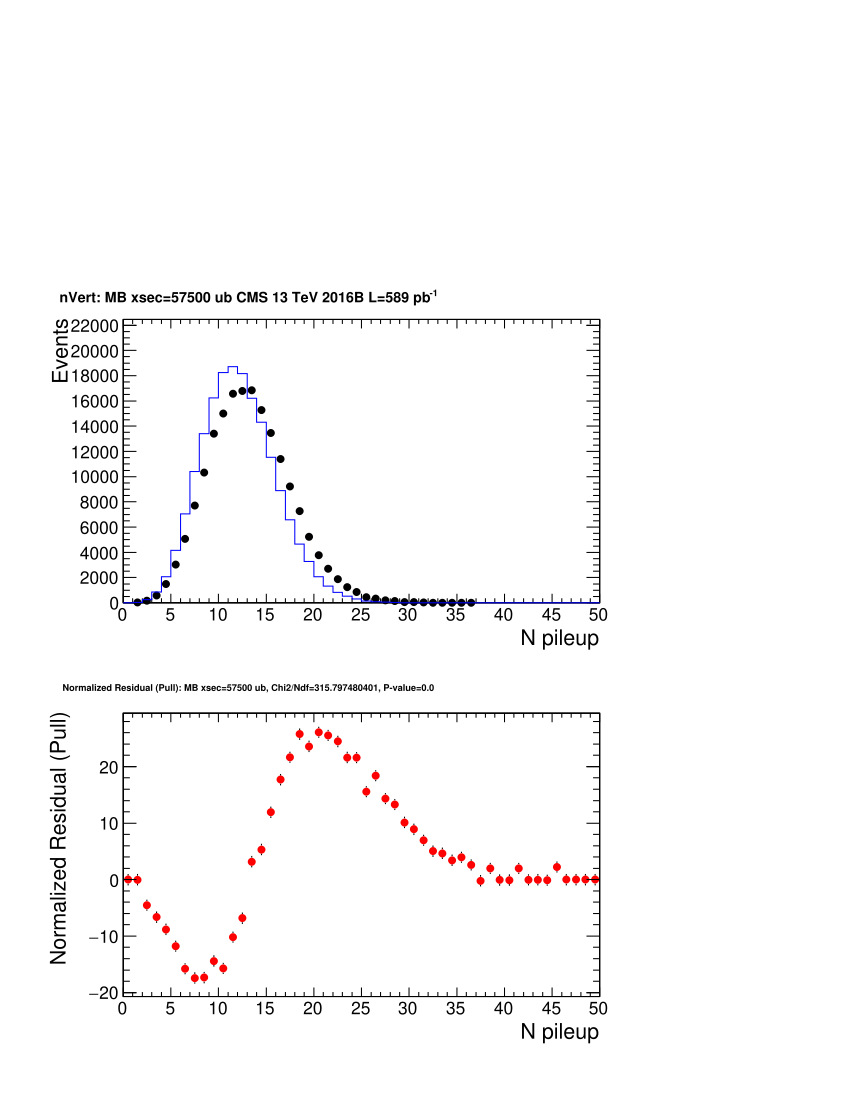

Source code (Python):
#!/usr/bin/env python

from ROOT import *
from array import array

#pu_list=[500,530,570,600,630,670,675,680,685,691,698]
#pu_list=[620, 625, 630, 635, 640, 645, 650, 655, 660, 665, 670, 675, 680, 685, 691, 698]
#pu_list=[660, 665, 670, 675, 680, 685, 690, 695, 700, 705, 710, 713, 715, 720, 725, 730, 735, 740, 745, 750, 755, 760, 765]
pu_list=[575, 580, 585, 590, 595, 600, 605, 610, 615, 620, 625, 630, 635, 640, 645, 650, 655, 660, 665, 670, 675, 680, 685, 690, 695, 700, 705, 710, 713, 715, 720, 725, 730, 735, 740, 745, 750, 755, 760, 765]

gROOT.ProcessLine('.x tdrstyle.C')

inputdir='/data/XZZ/80X_Ntuple/80X_20160618_Skim'

cuts_loose_z='(((abs(llnunu_l1_l1_pdgId)==13&&llnunu_l1_l1_pt>50&&abs(llnunu_l1_l1_eta)<2.1&&llnunu_l1_l2_pt>20&&abs(llnunu_l1_l2_eta)<2.4)||(abs(llnunu_l1_l1_pdgId)==11&&llnunu_l1_l1_pt>115&&abs(llnunu_l1_l1_eta)<2.5&&llnunu_l1_l2_pt>35&&abs(llnunu_l1_l2_eta)<2.5))&&(llnunu_l1_mass>70&&llnunu_l1_mass<110))'

cuts=cuts_loose_z

dtfileName='SingleEMU_Run2016B_PromptReco_v1v2.root'
mcfileName='DYJetsToLL_M50_PUScan.root'

dtfile = TFile(inputdir+'/'+dtfileName)
mcfile = TFile(inputdir+'/'+mcfileName)
dttree=dtfile.Get('tree')
mctree=mcfile.Get('tree')


outtag='scan_pu_nohlt'

fout = TFile(outtag+'.root','recreate')

plots = TCanvas('plots','plots',600,800)
plots.SetLeftMargin(0.15)
plots.SetBottomMargin(0.15)

plots.Print(outtag+'.ps[')


ress = array('d', 50*[0.0])

hs_dt = []
hs_mc = []
hs_res = []
lg_dtmc = []
chi2ndf_pu = []
pvalue_pu = []


for pu in pu_list:
    hdt = TH1D("hdt","hdt_"+str(pu),50,0,50)    
    hmc = TH1D("hmc","hmc_"+str(pu),50,0,50)    
    hdt.SetName('hdt_'+str(pu))
    hmc.SetName('hmc_'+str(pu))
    hdt.SetTitle('nVert: MB xsec='+str(pu*100)+' ub'+' CMS 13 TeV 2016B L=2.6 fb^{-1}')
    hdt.Sumw2()
    hmc.Sumw2()
    #dttree.Draw('nVert>>hdt_'+str(pu), '('+cuts+')', 'e')
    dttree.Draw('nVert>>hdt_'+str(pu), '('+cuts+'&&((HLT_MU&&!HLT_ELE)||(HLT_ELE)))', 'e')
    #mctree.Draw('nVert>>hmc_'+str(pu), '(('+cuts+')*(genWeight*ZPtWeight*puWeight'+str(pu)+'))', 'e')
    mctree.Draw('nVert>>hmc_'+str(pu), '(('+cuts+')*(genWeight*puWeight'+str(pu)+'))', 'e')
    hmc.Scale(hdt.Integral()/hmc.Integral())
    hdt.GetXaxis().SetTitle('N pileup')
    hmc.GetXaxis().SetTitle('N pileup')
    hdt.GetYaxis().SetTitle('Events')
    hmc.GetYaxis().SetTitle('Events')
    hdt.SetMarkerStyle(20)
    hmc.SetLineColor(4)
    hmc.SetMarkerColor(4)
    ymax = max(hdt.GetMaximum(),hmc.GetMaximum())*1.2
    hdt.GetYaxis().SetRangeUser(0,ymax)
    hmc.GetYaxis().SetRangeUser(0,ymax)

    pv = hdt.Chi2Test(hmc, "UW P", ress)
    #print 'p-value pu '+str(pu)+' : '+str(pv)
    pvalue_pu.append(pv)
    chi2ndf = hdt.Chi2Test(hmc, "UW P CHI2/NDF", ress)
    chi2ndf_pu.append(chi2ndf)
    hres = TH1D("hres_"+str(pu),"hres_"+str(pu), 50,0, 50)
    hres.Sumw2()
    for ib in range(hres.GetNbinsX()):
        hres.SetBinContent(ib+1, ress[ib])
        hres.SetBinError(ib+1, 1.0)
    hres.SetMarkerStyle(20)  
    hres.SetMarkerColor(2)
    hres.GetXaxis().SetTitle('N pileup')
    hres.GetYaxis().SetTitle('Normalized Residual (Pull)')
    hres.SetTitle('Normalized Residual (Pull): MB xsec='+str(pu*100)+' ub, Chi2/Ndf='+str(chi2ndf)+', P-value='+str(pv))

    plots.Clear()
    plots.Divide(1,2)
    pad1=plots.cd(1)
    pad1.SetTopMargin(0.10)
    pad1.SetBottomMargin(0.15)
    pad1.SetLeftMargin(0.15)
    hdt.Draw()
    hmc.Draw('hist same')
    pad2=plots.cd(2)
    pad2.SetTopMargin(0.10)
    pad2.SetBottomMargin(0.15)
    pad2.SetLeftMargin(0.15)
    hres.Draw()
    plots.Print(outtag+'.ps')
    plots.Clear()

    hs_dt.append(hdt)
    hs_mc.append(hmc)
    hs_res.append(hres)
  
    fout.cd()
    hdt.Write()
    hmc.Write()
    hres.Write() 
    plots.Write('plots_'+str(pu))


gr_pvalue_pu = TGraph()
for i in range(len(pu_list)):
  gr_pvalue_pu.SetPoint(i,pu_list[i]*0.1,pvalue_pu[i])
gr_pvalue_pu.SetName('gr_pvalue_pu')
gr_pvalue_pu.SetTitle('Pileup Data/MC matching p-value vs. MB xsec')
gr_pvalue_pu.SetMarkerStyle(20)
gr_pvalue_pu.GetXaxis().SetTitle('MB xsec (mb)')
gr_pvalue_pu.GetYaxis().SetTitle('p-value')
gr_pvalue_pu.GetXaxis().SetRangeUser(min(pu_list)*0.1*0.9,max(pu_list)*0.1*1.1)
gr_pvalue_pu.GetYaxis().SetRangeUser(min(pvalue_pu)*0.9,max(pvalue_pu)*1.1)
gr_pvalue_pu.Sort()


gr_chi2ndf_pu = TGraph()
for i in range(len(pu_list)):
  gr_chi2ndf_pu.SetPoint(i,pu_list[i]*0.1,chi2ndf_pu[i])
gr_chi2ndf_pu.SetName('gr_chi2ndf_pu')
gr_chi2ndf_pu.SetTitle('Pileup Data/MC matching Chi2/Ndf vs. MB xsec')
gr_chi2ndf_pu.SetMarkerStyle(20)
gr_chi2ndf_pu.GetXaxis().SetTitle('MB xsec (mb)')
gr_chi2ndf_pu.GetYaxis().SetTitle('Chi2/Ndf')
gr_chi2ndf_pu.GetXaxis().SetRangeUser(min(pu_list)*0.1*0.9,max(pu_list)*0.1*1.1)
gr_chi2ndf_pu.GetYaxis().SetRangeUser(min(chi2ndf_pu)*0.9,max(chi2ndf_pu)*1.1)
gr_chi2ndf_pu.Sort()

fc_chi2ndf_pu = TF1("fc_chi2ndf_pu", "pol2", min(pu_list)*0.1*0.9, max(pu_list)*0.1*1.1)
gr_chi2ndf_pu.Fit(fc_chi2ndf_pu)
x_minchi2ndf=fc_chi2ndf_pu.GetMinimumX()
gr_chi2ndf_pu.SetTitle('Pileup Data/MC matching Chi2/Ndf vs. MB xsec, mini at {xm:.3f}'.format(xm=x_minchi2ndf))

print '#########################################################################'
print ' Pileup Mini-Bias cross-section scan results: best MB xsec = {xm:.3f} mb'.format(xm=x_minchi2ndf))
print '#########################################################################'

plots.Clear()
plots.Divide(1,2)
pad1=plots.cd(1)
pad1.SetTopMargin(0.10)
pad1.SetBottomMargin(0.15)
pad1.SetLeftMargin(0.15)
gr_pvalue_pu.Draw("apl")
pad2=plots.cd(2)
pad2.SetTopMargin(0.10)
pad2.SetBottomMargin(0.15)
pad2.SetLeftMargin(0.15)
gr_chi2ndf_pu.Draw("apl")
plots.Print(outtag+'.ps')
plots.Clear()

fout.cd()
gr_pvalue_pu.Write()
gr_chi2ndf_pu.Write()
plots.Write('plots_gr_pvalue_chi2ndf_pu')


plots.Print(outtag+'.ps]')

gROOT.ProcessLine('.! ps2pdf '+outtag+'.ps')

fout.Close()
